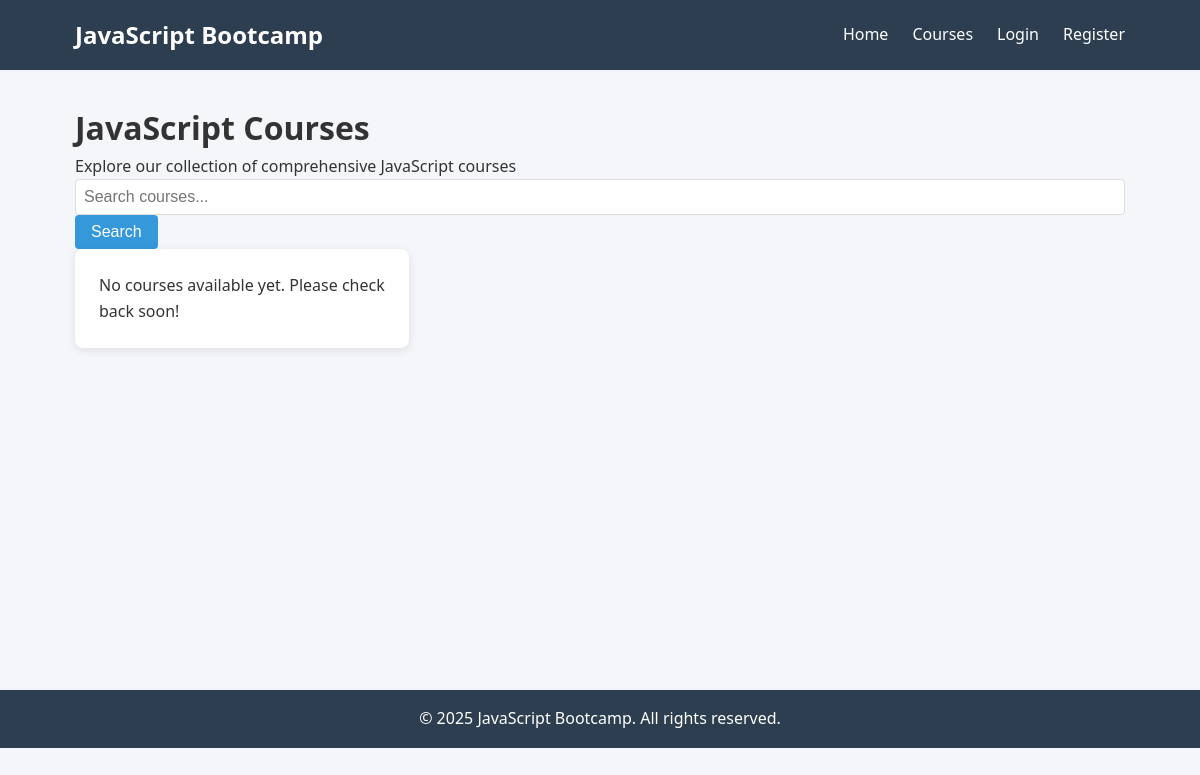
Before: /courses/ with the older database file.
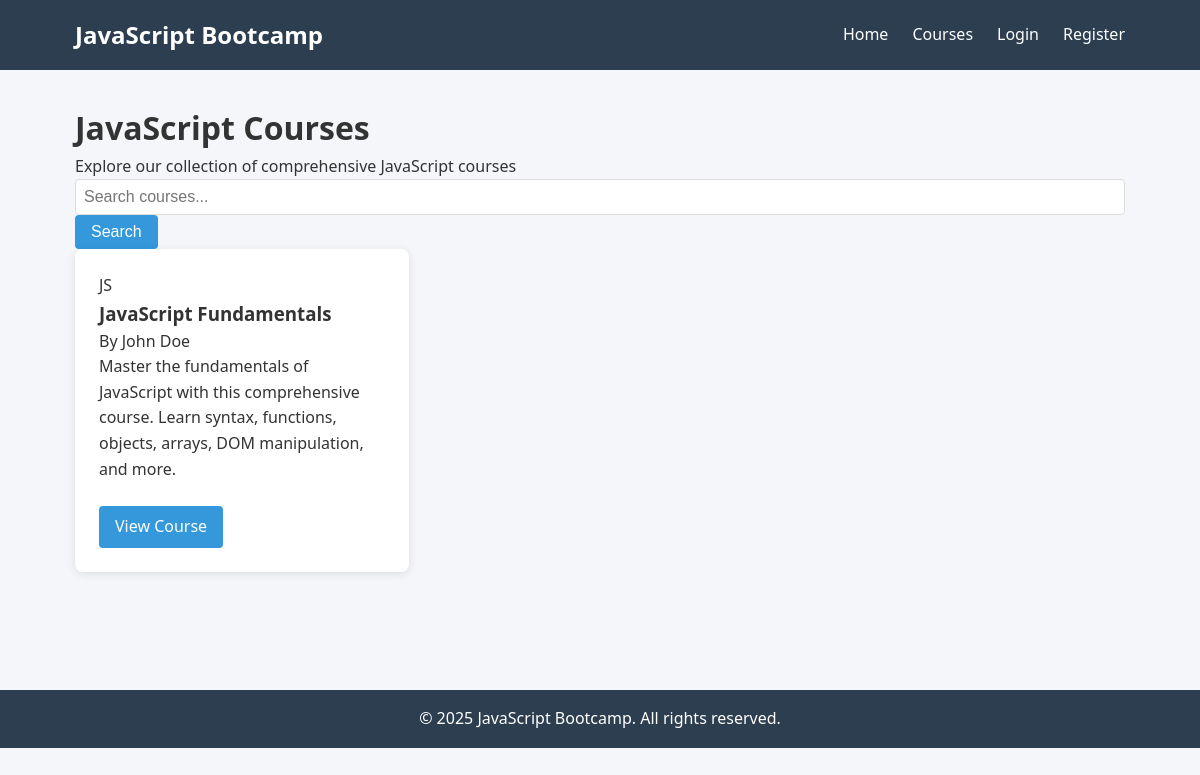
After: the same page with the newer database file.
### courses/models.py (models this page shows, shortened)
class Course(models.Model):
    title = models.CharField(max_length=200)
    slug = models.SlugField(unique=True)
    description = models.TextField()
    instructor = models.ForeignKey(CustomUser, on_delete=models.CASCADE, related_name='courses')
    thumbnail = models.ImageField(upload_to='course_thumbnails/', blank=True, null=True)
    created_at = models.DateTimeField(auto_now_add=True)
    updated_at = models.DateTimeField(auto_now=True)
    is_published = models.BooleanField(default=False)

### users/models.py (models this page shows, shortened)
class CustomUser(AbstractUser):
    is_student = models.BooleanField(default=True)
    is_instructor = models.BooleanField(default=False)
    bio = models.TextField(max_length=500, blank=True)
    profile_picture = models.ImageField(upload_to='profile_pics/', blank=True, null=True)

### courses/views.py (the view)
# urls.py: path('courses/', views.course_list, name='course-list'),
def course_list(request):
    courses = Course.objects.filter(is_published=True)
    return render(request, 'courses/course_list.html', {'courses': courses})

### templates/courses/course_list.html (shortened to what this page needs)
{% extends 'base.html' %}
{% block content %}
<div class="page-header">
    <h1>JavaScript Courses</h1>
    <p>Explore our collection of comprehensive JavaScript courses</p>
</div>
<div class="filter-controls">
    <form action="" method="get" class="search-form">
        <input type="text" name="search" placeholder="Search courses..." class="form-control">
        <button type="submit" class="btn">Search</button>
    </form>
</div>
<div class="course-grid">
    {% for course in courses %}
        <div class="course-card card">
            {% if course.thumbnail %}
                <img src="{{ course.thumbnail.url }}" alt="{{ course.title }}">
            {% else %}
                <div class="placeholder-img">JS</div>
            {% endif %}
            <div class="card-body">
                <h3>{{ course.title }}</h3>
                <p class="instructor">By {{ course.instructor.get_full_name|default:course.instructor.username }}</p>
                <p>{{ course.description|truncatewords:20 }}</p>
            </div>
            <div class="card-footer">
                <a href="{% url 'course-detail' course.slug %}" class="btn">View Course</a>
            </div>
        </div>
    {% empty %}
        <div class="empty-state card">
            <p>No courses available yet. Please check back soon!</p>
        </div>
    {% endfor %}
</div>
{% endblock %}

### templates/base.html (shortened to what this page needs)
<!DOCTYPE html>
<html lang="en">
<head>
    <link rel="stylesheet" href="/static/css/styles.css">
</head>
<body>
    <header class="site-header">
        <div class="container">
            <div class="logo">
                <a href="/">JavaScript Bootcamp</a>
            </div>
            <nav class="main-nav">
                <ul>
                    <li><a href="/">Home</a></li>
                    <li><a href="/courses/">Courses</a></li>
                    <li data-non-auth>
                        <a href="/login/">Login</a>
                    </li>
                    <li data-non-auth>
                        <a href="/register/">Register</a>
                    </li>
                </ul>
            </nav>
        </div>
    </header>
    <main class="site-content">
        <div class="container">
            {% block content %}{% endblock %}
        </div>
    </main>
    <footer class="site-footer">
        <div class="container">
            <p>&copy; {% now "Y" %} JavaScript Bootcamp. All rights reserved.</p>
        </div>
    </footer>
</body>
</html>

### static/css/styles.css (style rules this page uses)
:root { --primary-color: #3498db; --secondary-color: #2c3e50; --accent-color: #e74c3c; --light-bg: #f4f6f9; --dark-text: #333; --light-text: #fff; }
* { margin: 0; padding: 0; box-sizing: border-box; }
body { font-family: 'Segoe UI', Tahoma, Geneva, Verdana, sans-serif; line-height: 1.6; color: var(--dark-text); background-color: var(--light-bg); }
.container { width: 90%; max-width: 1200px; margin: 0 auto; padding: 0 15px; }
.site-header { background-color: var(--secondary-color); padding: 1rem 0; position: sticky; top: 0; z-index: 100; }
.site-header .container { display: flex; justify-content: space-between; align-items: center; }
.logo a { color: var(--light-text); font-size: 1.5rem; font-weight: bold; text-decoration: none; }
.main-nav ul { display: flex; list-style: none; }
.main-nav li { margin-left: 1.5rem; }
.main-nav a { color: var(--light-text); text-decoration: none; transition: color 0.3s; }
.site-content { padding: 2rem 0; min-height: calc(100vh - 180px); }
.site-footer { background-color: var(--secondary-color); color: var(--light-text); padding: 1rem 0; text-align: center; }
.card { background-color: white; border-radius: 8px; box-shadow: 0 2px 10px rgba(0, 0, 0, 0.1); padding: 1.5rem; margin-bottom: 1.5rem; }
.btn { display: inline-block; padding: 0.5rem 1rem; background-color: var(--primary-color); color: var(--light-text); border: none; border-radius: 4px; cursor: pointer; text-decoration: none; font-size: 1rem; transition: background-color 0.3s; }
.form-control { width: 100%; padding: 0.5rem; border: 1px solid #ddd; border-radius: 4px; font-size: 1rem; }
.course-grid { display: grid; grid-template-columns: repeat(auto-fill, minmax(300px, 1fr)); gap: 1.5rem; }
.course-card { display: flex; flex-direction: column; height: 100%; }
.course-card .card-body { flex-grow: 1; }

Changed rows visible on the page:
added Course: thumbnail "JS", title "JavaScript Fundamentals", instructor.get_full_name "John Doe", description "Master the fundamentals of JavaScript with this comprehensive course. Learn syntax, functions, objects, arrays, DOM manipulation, and more."
Other visible differences:
text no longer shown: "No courses available yet. Please check back soon!"
